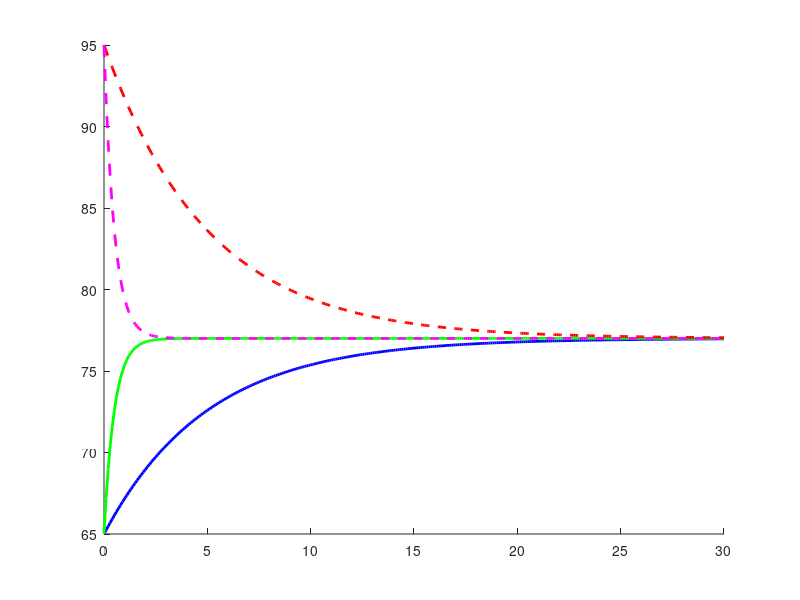

The MATLAB source for this figure: (Note: this script raises an error after producing the figure.)
% rk4_thermostat_compare.m
clc;
clear;

% Simulation parameters
Td = 77;             % Thermostat setpoint
t0 = 0;
tf = 30;
dt = 0.1;
t = t0:dt:tf;
N = length(t);

% Case definitions
cases = {
    65, 0.2, 'b-', 'Case (a): T0=65, \kappa_d=0.2';
    65, 2.0, 'g-', 'Case (b): T0=65, \kappa_d=2.0';
    95, 0.2, 'r--','Case (c): T0=95, \kappa_d=0.2';
    95, 2.0, 'm--','Case (d): T0=95, \kappa_d=2.0';
};

% Prepare plot
figure;
hold on;

% Loop through cases
for i = 1:4
    T0 = cases{i,1};
    kappa_d = cases{i,2};
    style = cases{i,3};
    label = cases{i,4};

    k = kappa_d;

    % Initialize temperature vector
    T = zeros(1, N);
    T(1) = T0;

    % Define the differential equation
    dTdt = @(t, T) -k * (T - Td);

    % RK4 integration
    for j = 1:N-1
        tj = t(j);
        Tj = T(j);

        k1 = dt * dTdt(tj, Tj);
        k2 = dt * dTdt(tj + dt/2, Tj + k1/2);
        k3 = dt * dTdt(tj + dt/2, Tj + k2/2);
        k4 = dt * dTdt(tj + dt, Tj + k3);

        T(j+1) = Tj + (1/6)*(k1 + 2*k2 + 2*k3 + k4);
    end

    % Plot the result
    plot(t, T, style, 'LineWidth', 2, 'DisplayName', label);
end

% Finalize plot
yline(Td, 'k:', 'LineWidth', 1.5, 'DisplayName', 'Setpoint Td = 77°F');
xlabel('Time (hours)');
ylabel('Temperature [°F]');
title('Thermostat-Controlled Temperature (Furnace/AC Only)');
legend('Location', 'best');
grid on;